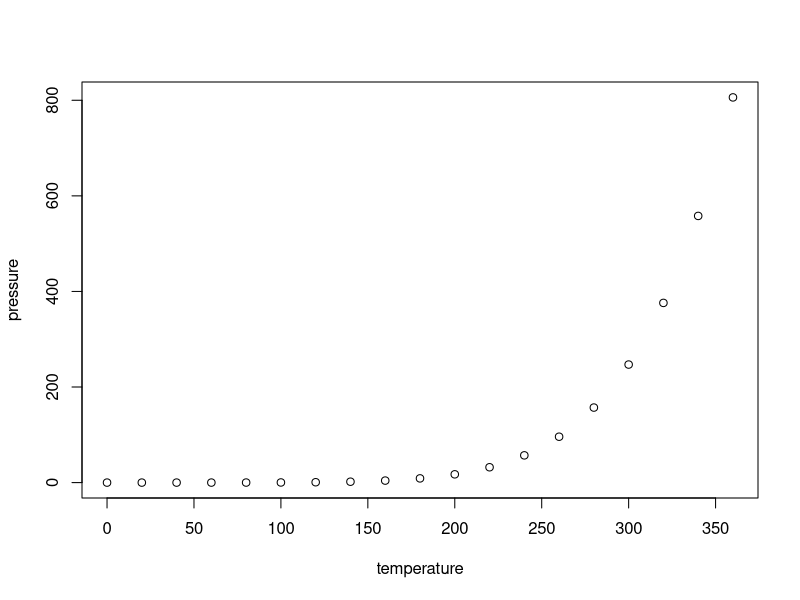
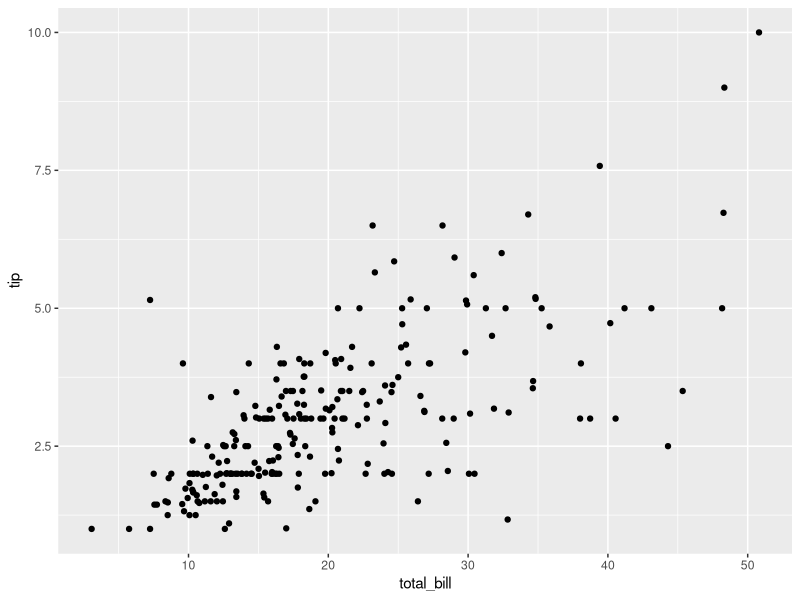
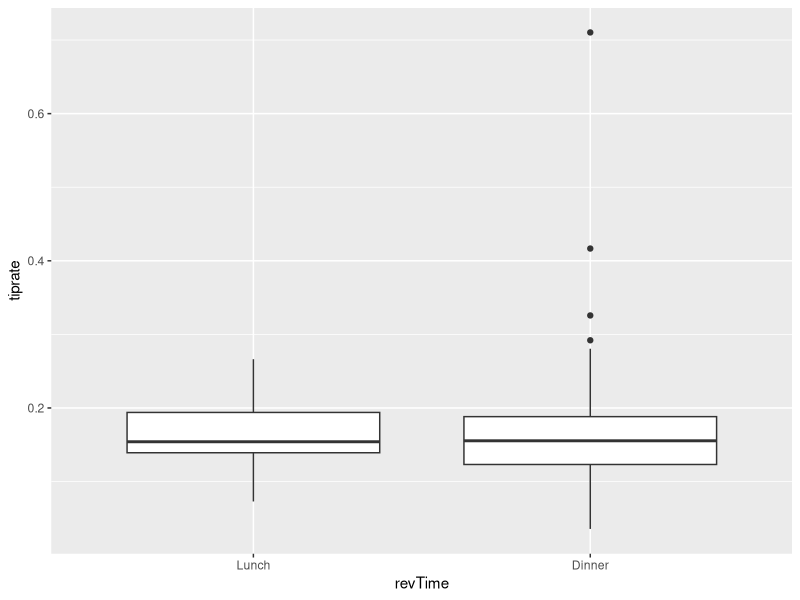
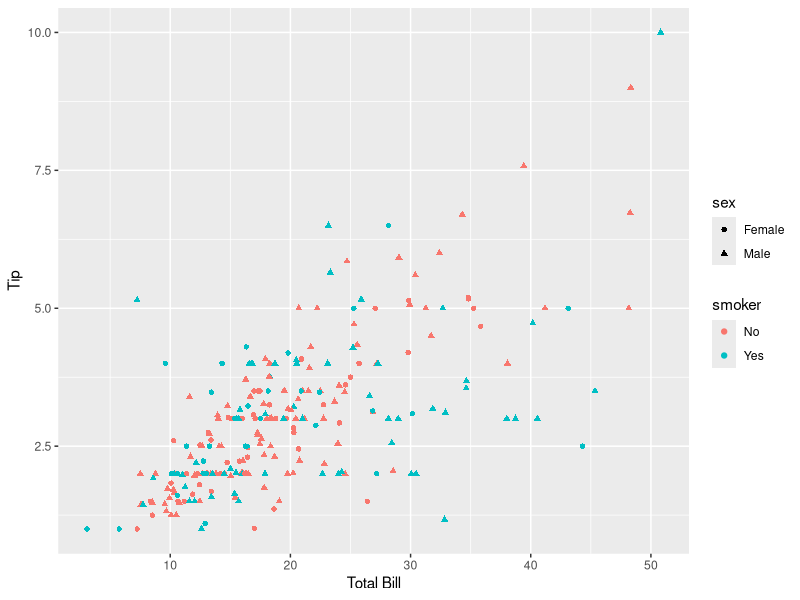
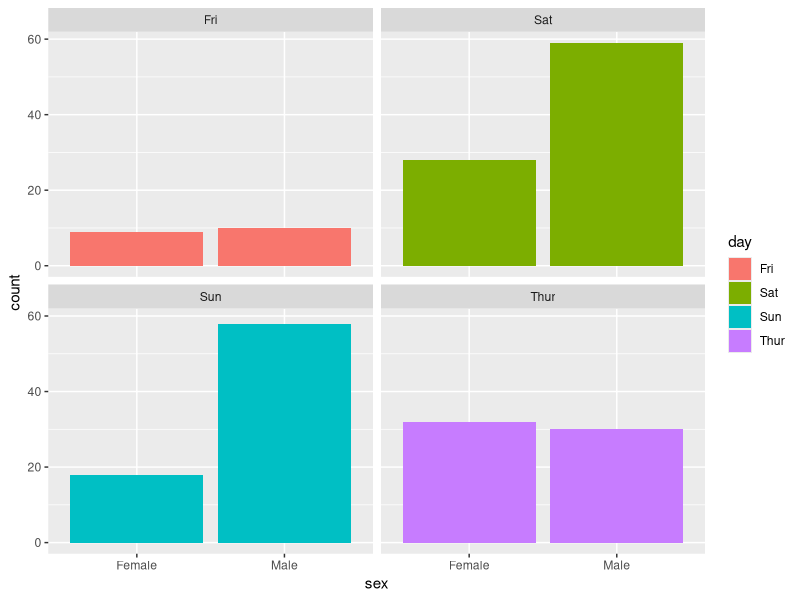

Write R code to recreate these figures, in order.
## ---- chunk 1
knitr::opts_chunk$set(echo = TRUE)
## ---- chunk 2
summary(cars)
## ---- chunk 3
plot(pressure)
## ---- chunk 4
library(reshape2)
data(tips, packages="reshape2")
summary(tips)
str(tips)
## ---- chunk 5
summary(tips)
numParty <- c("244 parties")
print(numParty)
## ---- chunk 6
str(tips)
# total_bill: num
# tip: factor
# sex: factor
# smoker: factor
# day: factor
# time: factor
# size: int
## ---- chunk 7
summary(tips$day)
levels(tips$day)
day <- factor(tips$day, levels=c('Thur', 'Fri', 'Sat', 'Sun'))
print(day)
## ---- chunk 8
female5 <- data.frame(tips$sex == 'Female', tips$size >= 5)
female5
print(female5)
## ---- chunk 9
library(ggplot2)
ggplot(tips, aes(x=total_bill, y=tip)) + geom_point()
## ---- chunk 10
tiprate <- tips$tip/tips$total_bill
summary(tiprate)
?tips
## ---- chunk 11
time <- tips$time
lvlTime <- levels(time)
revTime <- factor(time, levels = rev(lvlTime))
ggplot(tips, aes(x=revTime, y=tiprate)) + geom_boxplot()
## ---- chunk 12
ggplot(tips, aes(x=total_bill, y=tip, color=smoker, shape=sex)) + geom_point() +
  xlab("Total Bill") + ylab("Tip")

## ---- chunk 13
ggplot(tips, aes(x=sex, fill=day)) + geom_bar() + facet_wrap(~day)
